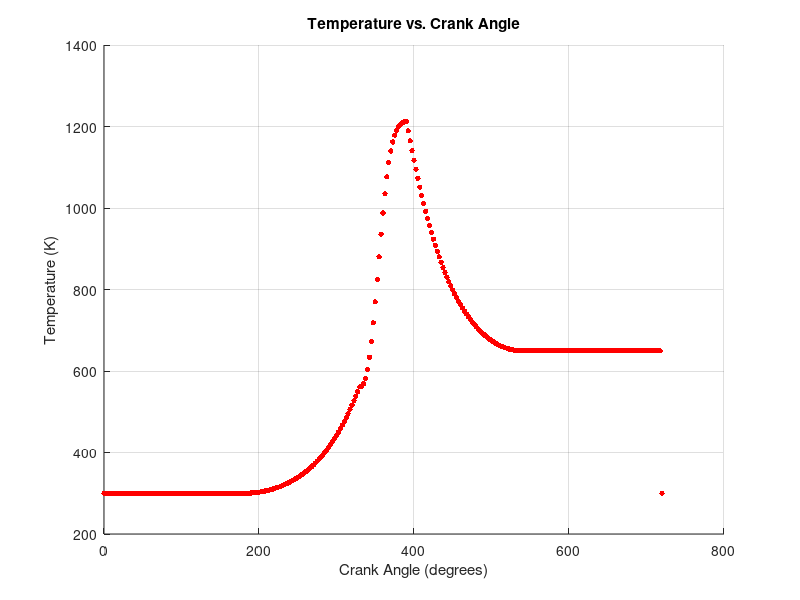
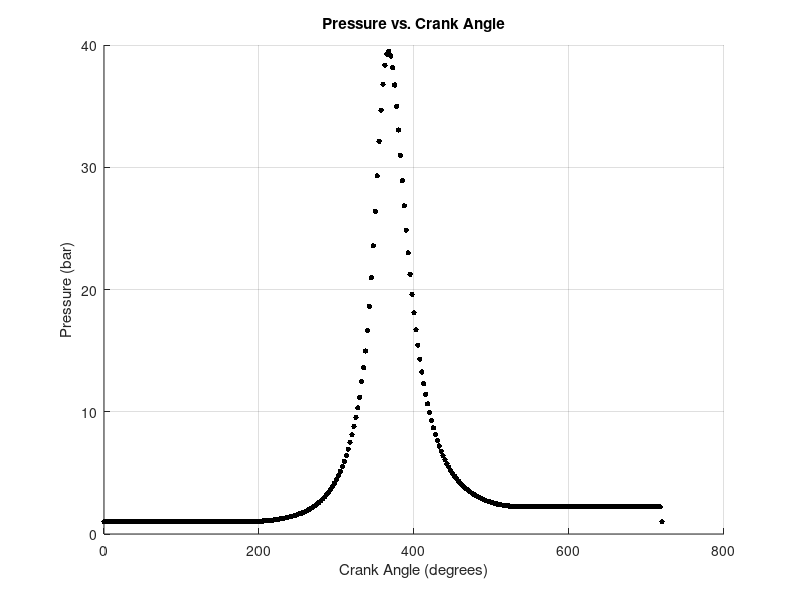
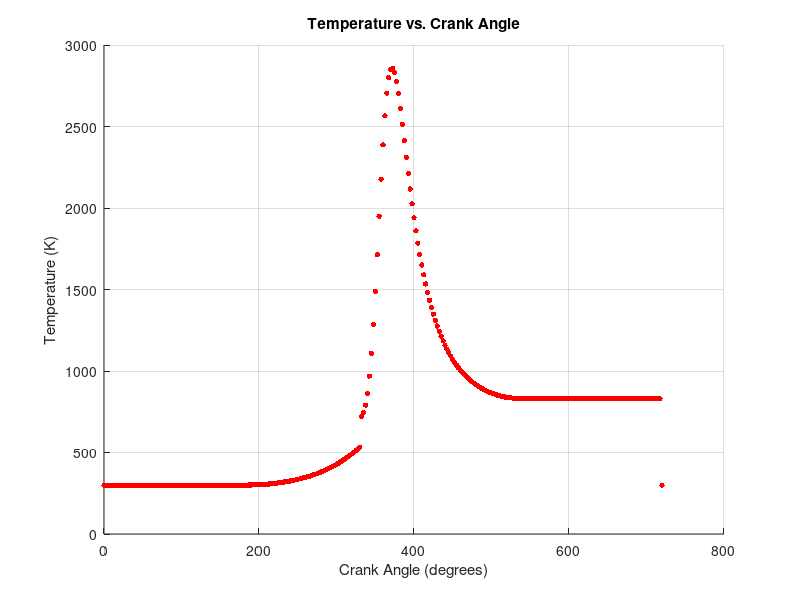
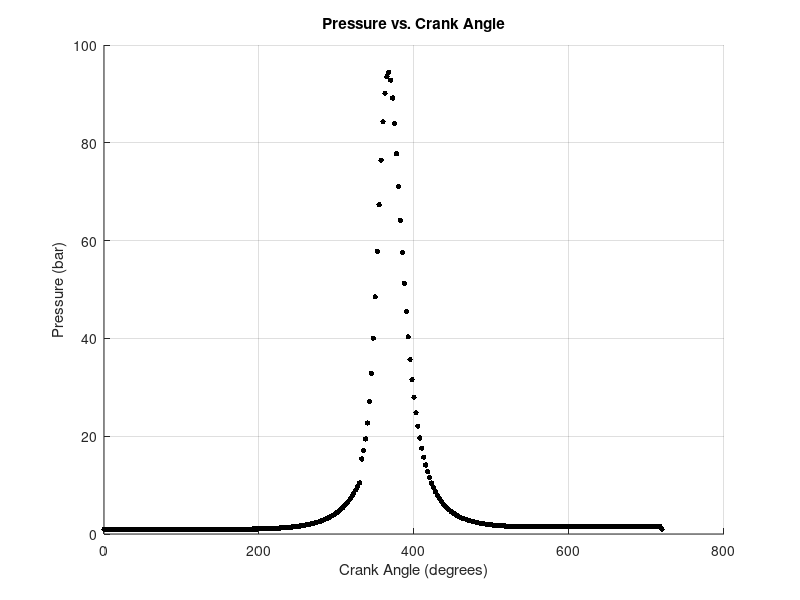

Source code (MATLAB) for these figures, in order:
% Constants
CR = 9.3;
theta0 = 330;
m = 2.5;
a = 6;
deltatheta = 60;
R = 287;
gamma = 1.35;
Vd = 500e-6;
Vc = (Vd / (CR - 1));
T0 = 300;
P0 = 1e5;

% Initialize arrays
thetadeg_all = 0:2.5:720;
T_all = zeros(size(thetadeg_all));
P_all = zeros(size(thetadeg_all));

% Loop through crank angles
for i = 1:length(thetadeg_all)
thetadeg = thetadeg_all(i);
if thetadeg < 720
theta = thetadeg;
else
theta = mod(thetadeg, 720);
end
if theta < theta0
xb = 0;
elseif theta > (theta0 + deltatheta)
xb = 1;
else

xb = 1 - exp(-a * ((theta - theta0) / deltatheta)^m);
end
Qtotal = 300;
Q = Qtotal * xb;
Vi = Vc + 0.5 * Vd * (1 - cosd(theta0));
Ti = T0 * (((Vc + Vd) / Vi)^(gamma - 1));
Pi = P0 * (((Vc + Vd) / Vi)^gamma);
Vj = Vc + 0.5 * Vd * (1 - cosd(theta0 + deltatheta));
Tj = Ti + (((gamma - 1) * 300) / ((Vc + Vd) * R));
Pj = Pi * (Tj / T0) * ((Vc / Vj)^gamma);
Vk = Vc + 0.5 * Vd * (1 - cosd(540));
if theta <= 180
T = T0;
P = P0;
V = Vc + 0.5 * Vd * (1 - cosd(theta));
elseif (theta > 180 && theta <= theta0)
V = Vc + 0.5 * Vd * (1 - cosd(theta));
T = T0 * (((Vc + Vd) / V)^(gamma - 1));
P = P0 * (((Vc + Vd) / V)^gamma);
elseif (theta > theta0 && theta <= theta0 + deltatheta)
V = Vc + 0.5 * Vd * (1 - cosd(theta));
T = Ti + (((gamma - 1) * Q) / ((Vc+Vd) * R));
P = Pi * (T / T0) * ((Vc / V)^gamma);
elseif (theta0 + deltatheta < theta && theta <= 540)
V = Vc + 0.5 * Vd * (1 - cosd(theta));
T = Tj * ((Vj / V)^(gamma - 1));
P = Pj * ((Vj / V)^gamma);
elseif (theta > 540 && theta <= 720)
T = Tj * ((Vj / Vk)^(gamma - 1));
P = Pj * ((Vj / Vk)^gamma);
V = Vc + 0.5 * Vd * (1 - cosd(theta));
end
% Store the values

T_all(i) = T;
P_all(i) = P;
end
% Plot Temperature vs. Crank Angle
figure;
scatter(thetadeg_all, T_all, 15, 'r', 'filled');
xlabel('Crank Angle (degrees)');
ylabel('Temperature (K)');
title('Temperature vs. Crank Angle');
grid on;
% Plot Pressure vs. Crank Angle
figure;
scatter(thetadeg_all, P_all / 1e5, 15, 'k', 'filled'); % Converted to bar
xlabel('Crank Angle (degrees)');
ylabel('Pressure (bar)');
title('Pressure vs. Crank Angle');
grid on;

% Engine and Combustion Constants
CR = 9.3; % Compression ratio
pulseWidth = 0.72; % Duration of laser pulse in degrees
pulseIntensity = 0.1; % Laser fraction of total heat
theta0 = 330; % Start of combustion
a = 6; % Wiebe parameter (shape)
m = 2.5; % Wiebe exponent
deltatheta = 60; % Duration of combustion
R = 287; % Specific gas constant for air (J/kg·K)
gamma = 1.32; % Specific heat ratio (typical for combustion gases)
Vd = 500e-6; % Displacement volume (m^3)
Vc = Vd / (CR - 1); % Clearance volume (m^3)
T0 = 300; % Initial temperature (K)
P0 = 1e5; % Initial pressure (Pa)
Qtotal = 300; % Total heat released (J)

efficiency = 0.5; % Effective conversion to thermal energy

% Exhaust conditions (post 540 degrees)
T_exhaust = 500; % Exhaust temperature (K)
P_exhaust = 1e5; % Exhaust pressure (Pa) ~ 1 bar

% Arrays for results
thetadeg_all = 0:2.5:720;
T_all = zeros(size(thetadeg_all));
P_all = zeros(size(thetadeg_all));

% Variables to track the pressure and temperature in exhaust phase
T_exhaust_value = NaN; % Initialize a variable for the exhaust temperature
P_exhaust_value = NaN; % Initialize a variable for the exhaust pressure

% Main loop over crank angles
for i = 1:length(thetadeg_all)
thetadeg = thetadeg_all(i);
theta = mod(thetadeg, 720); % Ensure theta is within 0-720 degrees

% Instantaneous volume calculation
V = Vc + 0.5 * Vd * (1 - cosd(theta));

% Initial conditions
Vi = Vc + 0.5 * Vd * (1 - cosd(theta0));
Ti = T0 * (((Vc + Vd) / Vi)^(gamma - 1));
Pi = P0 * (((Vc + Vd) / Vi)^gamma);
if theta <= 180
T = T0;
P = P0;
elseif theta > 180 && theta < theta0
T = T0 * (((Vc + Vd) / V)^(gamma - 1));
P = P0 * (((Vc + Vd) / V)^gamma);

elseif theta >= theta0 && theta <= theta0 + pulseWidth
% Laser-assisted rapid combustion
Q = pulseIntensity * Qtotal * ((theta - theta0) / pulseWidth);
T = Ti + (efficiency * (gamma - 1) * Q) / (V * R);
P = Pi * (T / T0) * ((Vc / V)^gamma);
else
% Gradual combustion via Wiebe function
xb = 1 - exp(-a * ((theta - (theta0 + pulseWidth)) / deltatheta)^m);
xb = min(max(xb, 0), 1);
Q = pulseIntensity * Qtotal + (1 - pulseIntensity) * Qtotal * xb;
T = Ti + (efficiency * (gamma - 1) * Q) / (V * R);
P = Pi * (T / T0) * ((Vc / V)^gamma);
end
% After 540 degrees (exhaust phase)
if theta > 540
% If T_exhaust_value and P_exhaust_value are not initialized yet, store them
if isnan(T_exhaust_value)
T_exhaust_value = T;
end
if isnan(P_exhaust_value)
P_exhaust_value = P;
end
% Keep temperature and pressure constant in exhaust phase
T = T_exhaust_value;
P = P_exhaust_value;
end
% Store results
T_all(i) = T;
P_all(i) = P;
end
% Plot Temperature
figure;
scatter(thetadeg_all, T_all, 15, 'r', 'filled');

xlabel('Crank Angle (degrees)');
ylabel('Temperature (K)');
title('Temperature vs. Crank Angle');
grid on;
% Plot Pressure
figure;
scatter(thetadeg_all, P_all / 1e5, 15, 'k', 'filled'); % Convert from Pa to bar
xlabel('Crank Angle (degrees)');
ylabel('Pressure (bar)');
title('Pressure vs. Crank Angle');
grid on;